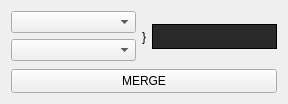
<?xml version="1.0" encoding="UTF-8"?>
<ui version="4.0">
 <class>Dialog</class>
 <widget class="QDialog" name="Dialog">
  <property name="geometry">
   <rect>
    <x>0</x>
    <y>0</y>
    <width>288</width>
    <height>104</height>
   </rect>
  </property>
  <property name="windowTitle">
   <string>Git - Merge</string>
  </property>
  <layout class="QVBoxLayout" name="verticalLayout_2">
   <item>
    <layout class="QHBoxLayout" name="horizontalLayout">
     <item>
      <layout class="QVBoxLayout" name="verticalLayout">
       <item>
        <widget class="QComboBox" name="dst_comboBox">
         <property name="sizePolicy">
          <sizepolicy hsizetype="Expanding" vsizetype="Fixed">
           <horstretch>0</horstretch>
           <verstretch>0</verstretch>
          </sizepolicy>
         </property>
         <property name="minimumSize">
          <size>
           <width>120</width>
           <height>0</height>
          </size>
         </property>
        </widget>
       </item>
       <item>
        <widget class="QComboBox" name="src_comboBox">
         <property name="sizePolicy">
          <sizepolicy hsizetype="Expanding" vsizetype="Fixed">
           <horstretch>0</horstretch>
           <verstretch>0</verstretch>
          </sizepolicy>
         </property>
         <property name="minimumSize">
          <size>
           <width>120</width>
           <height>0</height>
          </size>
         </property>
        </widget>
       </item>
      </layout>
     </item>
     <item>
      <widget class="QLabel" name="gui_label">
       <property name="sizePolicy">
        <sizepolicy hsizetype="Preferred" vsizetype="Expanding">
         <horstretch>0</horstretch>
         <verstretch>0</verstretch>
        </sizepolicy>
       </property>
       <property name="styleSheet">
        <string notr="true">font: 32pt &quot;MS Sans Serif&quot;;</string>
       </property>
       <property name="text">
        <string>}</string>
       </property>
       <property name="alignment">
        <set>Qt::AlignCenter</set>
       </property>
      </widget>
     </item>
     <item>
      <widget class="QLabel" name="dst_label">
       <property name="sizePolicy">
        <sizepolicy hsizetype="Expanding" vsizetype="Fixed">
         <horstretch>0</horstretch>
         <verstretch>0</verstretch>
        </sizepolicy>
       </property>
       <property name="minimumSize">
        <size>
         <width>120</width>
         <height>25</height>
        </size>
       </property>
       <property name="styleSheet">
        <string notr="true">background-color: QLinearGradient( x1: 0, y1: 0, x2: 0, y2: 1, stop: 0 #2d2d2d, stop: 0.1 #2b2b2b, stop: 0.5 #292929, stop: 0.9 #282828, stop: 1 #252525);</string>
       </property>
       <property name="frameShape">
        <enum>QFrame::Box</enum>
       </property>
       <property name="text">
        <string/>
       </property>
       <property name="margin">
        <number>9</number>
       </property>
      </widget>
     </item>
    </layout>
   </item>
   <item>
    <widget class="QToolButton" name="merge_button">
     <property name="sizePolicy">
      <sizepolicy hsizetype="Expanding" vsizetype="Minimum">
       <horstretch>0</horstretch>
       <verstretch>0</verstretch>
      </sizepolicy>
     </property>
     <property name="minimumSize">
      <size>
       <width>0</width>
       <height>24</height>
      </size>
     </property>
     <property name="text">
      <string>MERGE</string>
     </property>
    </widget>
   </item>
  </layout>
 </widget>
 <tabstops>
  <tabstop>dst_comboBox</tabstop>
  <tabstop>src_comboBox</tabstop>
  <tabstop>merge_button</tabstop>
 </tabstops>
 <resources/>
 <connections>
  <connection>
   <sender>merge_button</sender>
   <signal>clicked()</signal>
   <receiver>Dialog</receiver>
   <slot>accept()</slot>
   <hints>
    <hint type="sourcelabel">
     <x>90</x>
     <y>78</y>
    </hint>
    <hint type="destinationlabel">
     <x>210</x>
     <y>56</y>
    </hint>
   </hints>
  </connection>
  <connection>
   <sender>dst_comboBox</sender>
   <signal>currentIndexChanged(QString)</signal>
   <receiver>dst_label</receiver>
   <slot>setText(QString)</slot>
   <hints>
    <hint type="sourcelabel">
     <x>65</x>
     <y>22</y>
    </hint>
    <hint type="destinationlabel">
     <x>169</x>
     <y>31</y>
    </hint>
   </hints>
  </connection>
 </connections>
</ui>
